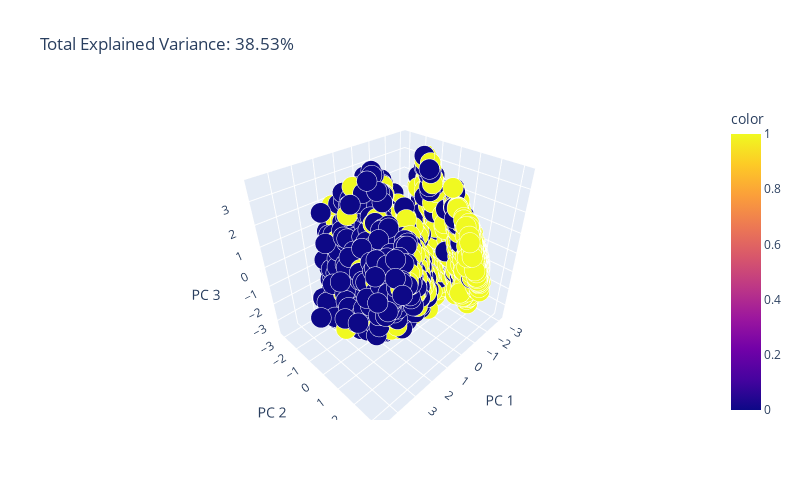

The cell this chart's notebook holds for it:
### Markdown cell above
**PCA**

### Code cell
pca = PCA(n_components=3)
components = pca.fit_transform(X)

total_var = pca.explained_variance_ratio_.sum() * 100

fig = px.scatter_3d(
    components, x=0, y=1, z=2, color=y, size=0.1*np.ones(len(X)), opacity = 1,
    title=f'Total Explained Variance: {total_var:.2f}%',
    labels={'0': 'PC 1', '1': 'PC 2', '2': 'PC 3'},
    width=800, height=500
)
fig.show()

### Figure 1 — Plotly figure (JSON) as saved in the notebook; plotly's stock layout.template omitted (floating-point values rounded to 4 significant figures; data arrays with more than 128 entries replaced by an {"elided": "..."} marker saying what was removed)
{"data": [{"hovertemplate": "PC 1=%{x}<br>PC 2=%{y}<br>PC 3=%{z}<br>size=%{marker.size}<br>color=%{marker.color}<extra></extra>", "legendgroup": "", "marker": {"color": {"elided": "8693 int values"}, "coloraxis": "coloraxis", "opacity": 1, "size": {"elided": "8693 float values"}, "sizemode": "area", "sizeref": 0.00025, "symbol": "circle"}, "mode": "markers", "name": "", "scene": "scene", "showlegend": false, "type": "scatter3d", "x": {"elided": "8693 float values"}, "y": {"elided": "8693 float values"}, "z": {"elided": "8693 float values"}}], "layout": {"coloraxis": {"colorbar": {"title": {"text": "color"}}, "colorscale": [[0, "#0d0887"], [0.1111, "#46039f"], [0.2222, "#7201a8"], [0.3333, "#9c179e"], [0.4444, "#bd3786"], [0.5556, "#d8576b"], [0.6667, "#ed7953"], [0.7778, "#fb9f3a"], [0.8889, "#fdca26"], [1, "#f0f921"]]}, "height": 500, "legend": {"itemsizing": "constant", "tracegroupgap": 0}, "scene": {"domain": {"x": [0, 1], "y": [0, 1]}, "xaxis": {"title": {"text": "PC 1"}}, "yaxis": {"title": {"text": "PC 2"}}, "zaxis": {"title": {"text": "PC 3"}}}, "title": {"text": "Total Explained Variance: 38.53%"}, "width": 800}}
